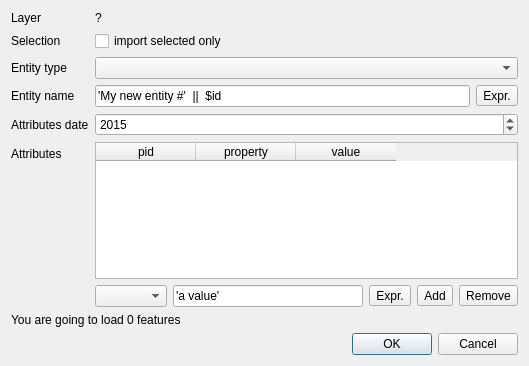
<?xml version="1.0" encoding="UTF-8"?>
<ui version="4.0">
 <class>Dialog</class>
 <widget class="QDialog" name="Dialog">
  <property name="geometry">
   <rect>
    <x>0</x>
    <y>0</y>
    <width>529</width>
    <height>366</height>
   </rect>
  </property>
  <property name="windowTitle">
   <string>Dialog</string>
  </property>
  <layout class="QFormLayout" name="formLayout">
   <item row="0" column="0">
    <widget class="QLabel" name="label_4">
     <property name="text">
      <string>Layer</string>
     </property>
    </widget>
   </item>
   <item row="0" column="1">
    <widget class="QLabel" name="layerNameLabel">
     <property name="text">
      <string>?</string>
     </property>
    </widget>
   </item>
   <item row="1" column="0">
    <widget class="QLabel" name="label_6">
     <property name="text">
      <string>Selection</string>
     </property>
    </widget>
   </item>
   <item row="1" column="1">
    <widget class="QCheckBox" name="selectionOnlyCheckBox">
     <property name="text">
      <string>import selected only</string>
     </property>
    </widget>
   </item>
   <item row="2" column="0">
    <widget class="QLabel" name="label_2">
     <property name="text">
      <string>Entity type</string>
     </property>
    </widget>
   </item>
   <item row="2" column="1">
    <widget class="QComboBox" name="entityTypeComboBox"/>
   </item>
   <item row="3" column="0">
    <widget class="QLabel" name="label">
     <property name="text">
      <string>Entity name</string>
     </property>
    </widget>
   </item>
   <item row="5" column="0">
    <widget class="QLabel" name="label_3">
     <property name="text">
      <string>Attributes</string>
     </property>
    </widget>
   </item>
   <item row="5" column="1">
    <layout class="QVBoxLayout" name="verticalLayout">
     <item>
      <widget class="QTableWidget" name="attributesTableWidget">
       <property name="columnCount">
        <number>3</number>
       </property>
       <column>
        <property name="text">
         <string>pid</string>
        </property>
       </column>
       <column>
        <property name="text">
         <string>property</string>
        </property>
       </column>
       <column>
        <property name="text">
         <string>value</string>
        </property>
       </column>
      </widget>
     </item>
     <item>
      <layout class="QHBoxLayout" name="horizontalLayout">
       <item>
        <widget class="QComboBox" name="addAttributeTypeComboBox"/>
       </item>
       <item>
        <widget class="QLineEdit" name="addAttributeValueLineEdit">
         <property name="text">
          <string>'a value'</string>
         </property>
        </widget>
       </item>
       <item>
        <widget class="QToolButton" name="attributeExpressionButton">
         <property name="text">
          <string>Expr.</string>
         </property>
        </widget>
       </item>
       <item>
        <widget class="QToolButton" name="addAttributeButton">
         <property name="text">
          <string>Add</string>
         </property>
        </widget>
       </item>
       <item>
        <widget class="QToolButton" name="removeAttributeButton">
         <property name="text">
          <string>Remove</string>
         </property>
        </widget>
       </item>
      </layout>
     </item>
    </layout>
   </item>
   <item row="10" column="0" colspan="2">
    <widget class="QDialogButtonBox" name="buttonBox">
     <property name="orientation">
      <enum>Qt::Horizontal</enum>
     </property>
     <property name="standardButtons">
      <set>QDialogButtonBox::Cancel|QDialogButtonBox::Ok</set>
     </property>
    </widget>
   </item>
   <item row="3" column="1">
    <layout class="QHBoxLayout" name="horizontalLayout_2">
     <item>
      <widget class="QLineEdit" name="entityNameLineEdit">
       <property name="text">
        <string>'My new entity #'  ||  $id </string>
       </property>
      </widget>
     </item>
     <item>
      <widget class="QToolButton" name="entityExpressionButton">
       <property name="text">
        <string>Expr.</string>
       </property>
      </widget>
     </item>
    </layout>
   </item>
   <item row="8" column="0" colspan="2">
    <widget class="QLabel" name="featureCountLabel">
     <property name="text">
      <string>You are going to load 0 features</string>
     </property>
    </widget>
   </item>
   <item row="4" column="0">
    <widget class="QLabel" name="label_5">
     <property name="text">
      <string>Attributes date</string>
     </property>
    </widget>
   </item>
   <item row="4" column="1">
    <widget class="QSpinBox" name="dateSpinBox">
     <property name="maximum">
      <number>2100</number>
     </property>
     <property name="value">
      <number>2015</number>
     </property>
    </widget>
   </item>
  </layout>
 </widget>
 <resources/>
 <connections>
  <connection>
   <sender>buttonBox</sender>
   <signal>accepted()</signal>
   <receiver>Dialog</receiver>
   <slot>accept()</slot>
   <hints>
    <hint type="sourcelabel">
     <x>248</x>
     <y>254</y>
    </hint>
    <hint type="destinationlabel">
     <x>157</x>
     <y>274</y>
    </hint>
   </hints>
  </connection>
  <connection>
   <sender>buttonBox</sender>
   <signal>rejected()</signal>
   <receiver>Dialog</receiver>
   <slot>reject()</slot>
   <hints>
    <hint type="sourcelabel">
     <x>316</x>
     <y>260</y>
    </hint>
    <hint type="destinationlabel">
     <x>286</x>
     <y>274</y>
    </hint>
   </hints>
  </connection>
 </connections>
</ui>
